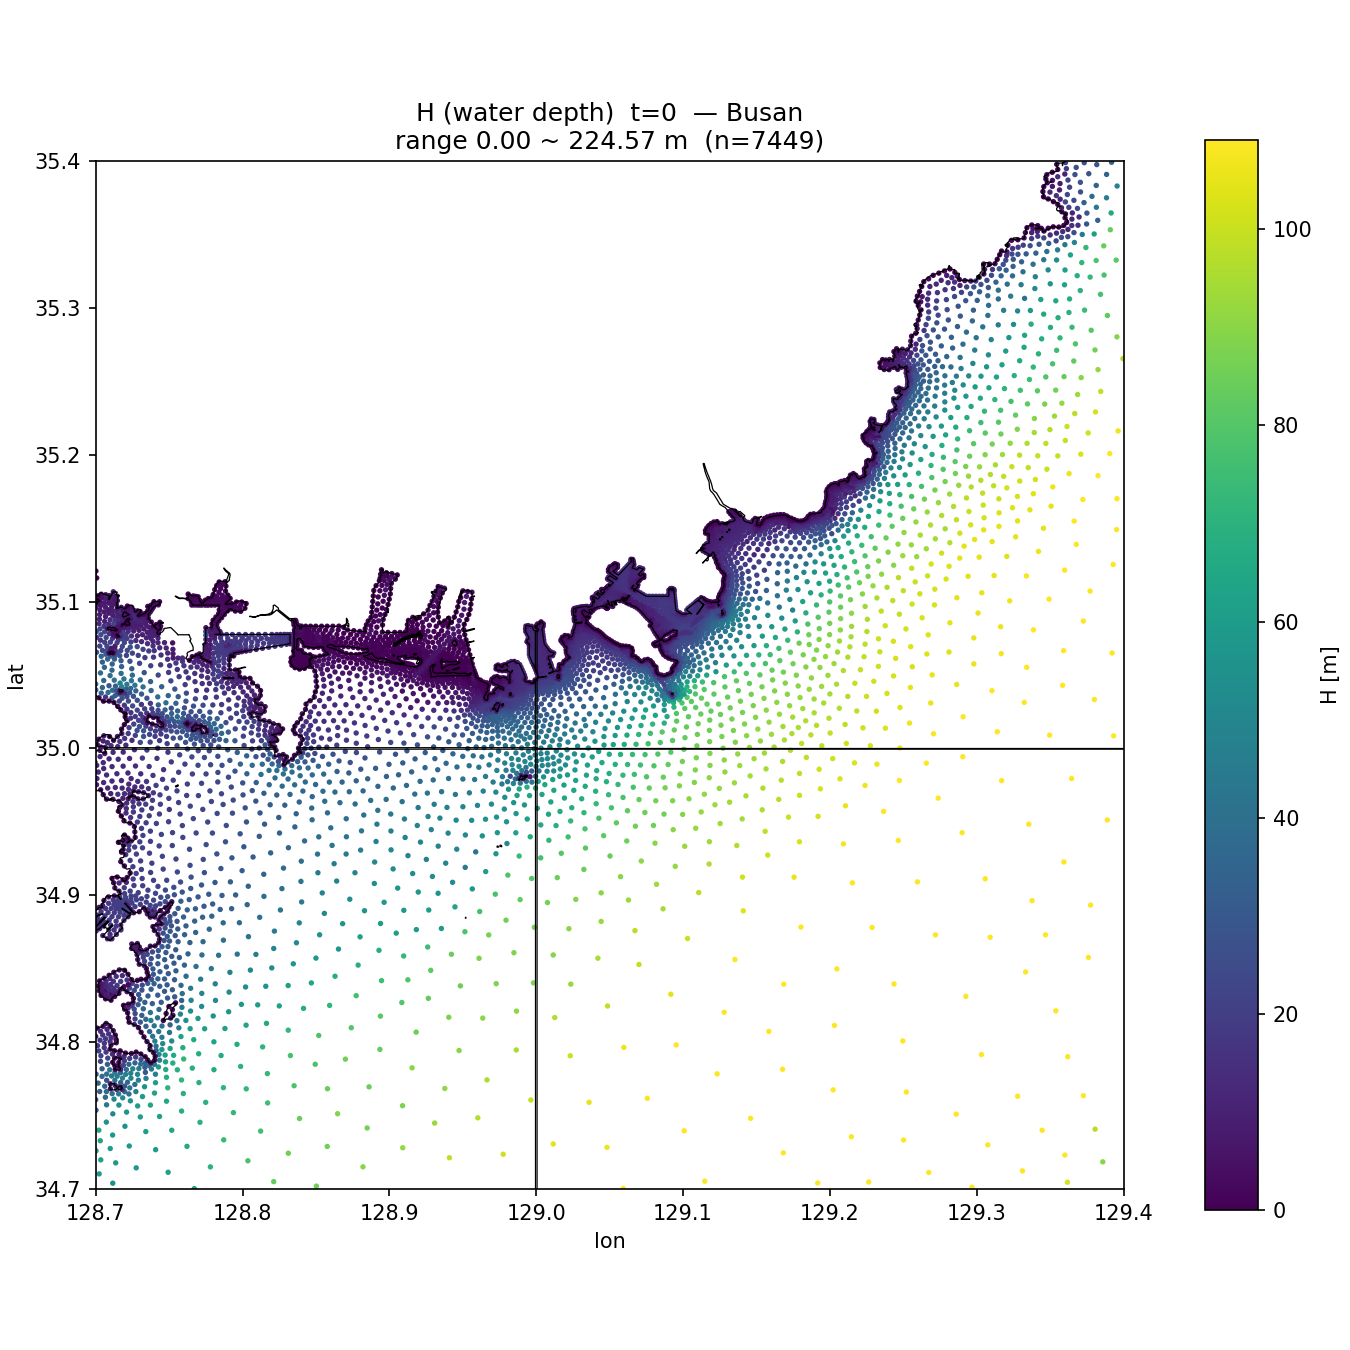

Recreate this plot in Python.
"""t=0에서 부산 해역의 H(수심)를 해안선과 함께 시각화한다."""
from pathlib import Path

import geopandas as gpd
import matplotlib.pyplot as plt
import numpy as np
import xarray as xr
from shapely.geometry import box

from app.settings.data_processing import DATA_FILE

# 부산 해역 bbox (대략 가덕도 ~ 기장, 남쪽 먼바다 포함)
BUSAN_LON_MIN, BUSAN_LON_MAX = 128.7, 129.4
BUSAN_LAT_MIN, BUSAN_LAT_MAX = 34.7, 35.4

COASTLINE_PATH = Path.home() / "data" / "coastline_clean.geojson"


def main() -> None:
    ds = xr.open_dataset(DATA_FILE, engine="selafin")
    ds0 = ds.isel(time=0)

    lon = ds0.coords["x"].values
    lat = ds0.coords["y"].values
    H = ds0["H"].values

    print(f"nodes : {len(lon)}")
    print(f"H@t0 range: {H.min():.2f} ~ {H.max():.2f} m")

    in_view = (
        (lon >= BUSAN_LON_MIN) & (lon <= BUSAN_LON_MAX)
        & (lat >= BUSAN_LAT_MIN) & (lat <= BUSAN_LAT_MAX)
    )
    print(f"busan bbox: lon[{BUSAN_LON_MIN},{BUSAN_LON_MAX}] "
          f"lat[{BUSAN_LAT_MIN},{BUSAN_LAT_MAX}]  nodes={in_view.sum()}")

    lon_v, lat_v, H_v = lon[in_view], lat[in_view], H[in_view]

    bbox = box(BUSAN_LON_MIN, BUSAN_LAT_MIN, BUSAN_LON_MAX, BUSAN_LAT_MAX)
    coast = gpd.read_file(COASTLINE_PATH, bbox=bbox)
    print(f"coastline features in view: {len(coast)}")

    fig, ax = plt.subplots(figsize=(9, 9), constrained_layout=True)
    sc = ax.scatter(lon_v, lat_v, s=2.5, c=H_v, cmap="viridis",
                    vmin=0, vmax=np.percentile(H_v, 99), zorder=1)
    coast.plot(ax=ax, color="black", linewidth=0.6, zorder=2)

    ax.set_title(f"H (water depth)  t=0  — Busan\n"
                 f"range {H_v.min():.2f} ~ {H_v.max():.2f} m  (n={in_view.sum()})")
    plt.colorbar(sc, ax=ax, shrink=0.8, label="H [m]")

    ax.set_xlim(BUSAN_LON_MIN, BUSAN_LON_MAX)
    ax.set_ylim(BUSAN_LAT_MIN, BUSAN_LAT_MAX)
    ax.set_aspect("equal")
    ax.set_xlabel("lon")
    ax.set_ylabel("lat")

    out = Path(__file__).parent / "viz_t0.png"
    fig.savefig(out, dpi=150)
    print(f"saved -> {out}")


if __name__ == "__main__":
    main()
